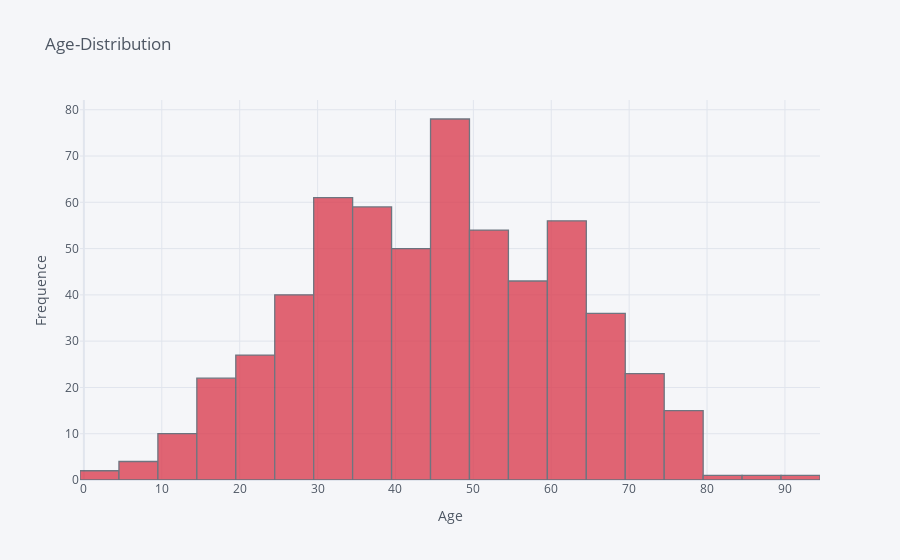

Here is the notebook cell this chart was saved with:
### Markdown cell above
The youngest patient is 4 years old, and the oldest 90 years old. By checking percentiles, min and max values we can conclude that *Age*   can be approached with the normal distribution. We use cufflinks to represent the distribution of Age.

### Code cell
df['Age'].iplot(kind = 'hist', color = 'red', xTitle = 'Age', yTitle = 'Frequence', title = 'Age-Distribution')

### Figure 1 — Plotly figure (JSON) as saved in the notebook; plotly's stock layout.template omitted (floating-point values rounded to 4 significant figures; data arrays with more than 128 entries replaced by an {"elided": "..."} marker saying what was removed)
{"data": [{"histfunc": "count", "histnorm": "", "marker": {"color": "rgba(219, 64, 82, 1.0)", "line": {"color": "#4D5663", "width": 1.3}}, "name": "Age", "opacity": 0.8, "orientation": "v", "type": "histogram", "x": {"elided": "583 int values"}}], "layout": {"barmode": "overlay", "legend": {"bgcolor": "#F5F6F9", "font": {"color": "#4D5663"}}, "paper_bgcolor": "#F5F6F9", "plot_bgcolor": "#F5F6F9", "title": {"font": {"color": "#4D5663"}, "text": "Age-Distribution"}, "xaxis": {"gridcolor": "#E1E5ED", "showgrid": true, "tickfont": {"color": "#4D5663"}, "title": {"font": {"color": "#4D5663"}, "text": "Age"}, "zerolinecolor": "#E1E5ED"}, "yaxis": {"gridcolor": "#E1E5ED", "showgrid": true, "tickfont": {"color": "#4D5663"}, "title": {"font": {"color": "#4D5663"}, "text": "Frequence"}, "zerolinecolor": "#E1E5ED"}}}
